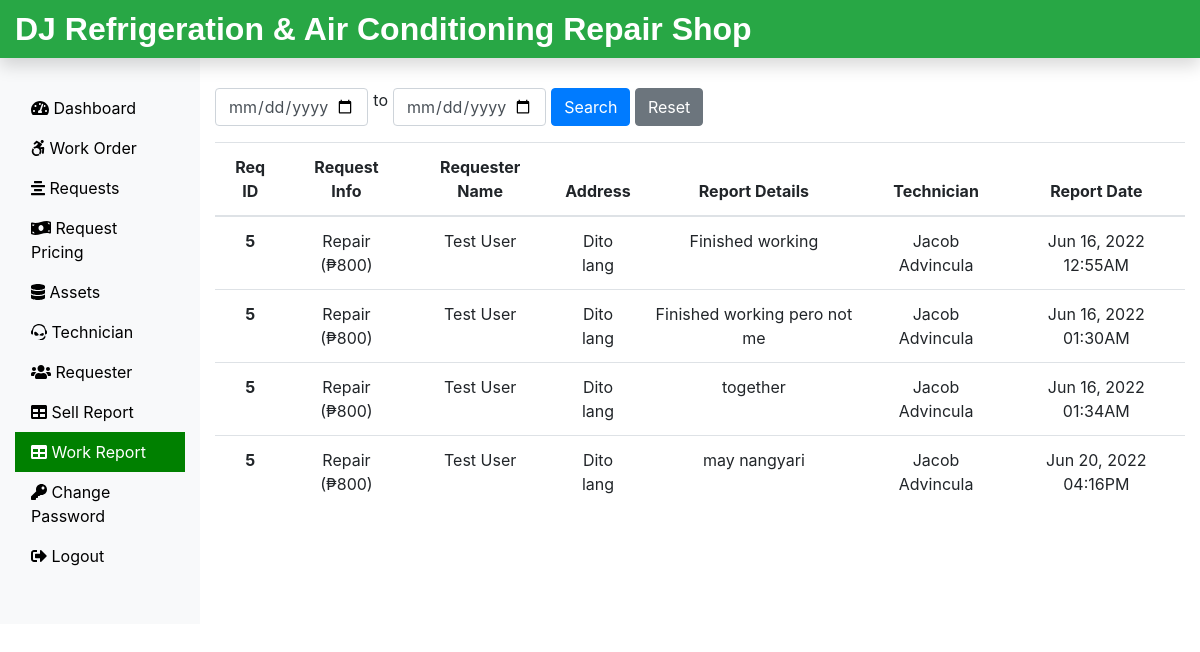
The app's page /sms-softeng1/Admin/workreport.php (signed in) with its own data.
### tables this page shows
CREATE TABLE IF NOT EXISTS `workreport_tb` (
  `report_id` int(11) NOT NULL AUTO_INCREMENT,
  `assignwork_id` int(11) NOT NULL DEFAULT 0,
  `report_details` text NOT NULL,
  `created_at` timestamp NOT NULL DEFAULT current_timestamp(),
  `technician_id` int(11) DEFAULT NULL,
  PRIMARY KEY (`report_id`) USING BTREE
);

CREATE TABLE IF NOT EXISTS `assignwork_tb` (
  `rno` int(11) NOT NULL AUTO_INCREMENT,
  `request_id` int(11) NOT NULL,
  `request_info` text NOT NULL,
  `request_desc` text NOT NULL,
  `request_quantity` int(11) DEFAULT NULL,
  `requester_name` varchar(60) NOT NULL,
  `requester_add1` text NOT NULL,
  `requester_add2` text NOT NULL,
  `requester_city` varchar(60) NOT NULL,
  `requester_state` varchar(60) NOT NULL,
  `requester_zip` int(11) NOT NULL,
  `requester_email` varchar(60) NOT NULL,
  `requester_mobile` bigint(11) NOT NULL,
  `assign_tech` varchar(60) NOT NULL,
  `assign_date` date NOT NULL,
  `requester_id` int(11) NOT NULL,
  PRIMARY KEY (`rno`)
);

CREATE TABLE IF NOT EXISTS `requestinfo_tb` (
  `ri_id` bigint(20) NOT NULL AUTO_INCREMENT,
  `ri_details` varchar(128) NOT NULL,
  `ri_price` double NOT NULL DEFAULT 0,
  PRIMARY KEY (`ri_id`)
);

### sms-softeng1/Admin/workreport.php (the view, shortened to what this page needs)
<?php
include('includes/header.php');
include('../dbConnection.php');
?>
<div class="col-sm-9 col-md-10 mt-5 text-center">
  <form action="" method="POST" class="d-print-none">
    <div class="form-row">
      <div class="form-group col-md-2">
        <input type="date" class="form-control" id="startdate" name="startdate">
      </div> <span> to </span>
      <div class="form-group col-md-2">
        <input type="date" class="form-control" id="enddate" name="enddate">
      </div>
      <div class="form-group">
        <input type="submit" class="btn btn-primary" name="searchsubmit" value="Search">
        <input type="submit" class="btn btn-secondary" name="searchreset" value="Reset">
      </div>
    </div>
  </form>
  <?php
  $sql = "
    SELECT *
    FROM workreport_tb
    LEFT JOIN assignwork_tb
    ON assignwork_tb.rno=workreport_tb.assignwork_id
    LEFT JOIN requestinfo_tb
    ON assignwork_tb.request_info=requestinfo_tb.ri_id
    ";
  $result = $conn->query($sql);
  if ($result->num_rows > 0) {
  ?>
  <table class="table">
    <thead>
      <tr>
        <th scope="col">Req ID</th>
        <th scope="col">Request Info</th>
        <th scope="col">Requester Name</th>
        <th scope="col">Address</th>
        <th scope="col">Report Details</th>
        <th scope="col">Technician</th>
        <th scope="col">Report Date</th>
      </tr>
    </thead>
    <tbody>
      <?php
      while ($row = $result->fetch_assoc()) {
      ?>
      <tr>
        <th scope="row">
          <?php echo $row["request_id"]?>
        </th>
        <td scope="row">
          <?php echo $row["ri_details"]?>
          <span>
            (₱<?php echo $row["ri_price"]?>)
          </span>
        </td>
        <td scope="row">
          <?php echo $row["requester_name"]?>
        </td>
        <td scope="row">
          <?php echo $row["requester_add1"]?>
        </td>
        <td scope="row">
          <?php echo $row["report_details"]?>
        </td>
        <td scope="row">
          <?php echo $row["assign_tech"]?>
        </td>
        <td scope="row">
          <?php echo DateTime::createFromFormat("Y-m-d H:i:s", $row["created_at"])->format('M d, Y h:iA')?>
        </td>
      </tr>
      <?php
      }
      ?>
    </tbody>
  </table>
  <?php
  } else {
  ?>
    <div class='alert alert-warning col-sm-6 ml-5 mt-2' role='alert'>
      No Records Found!
    </div>
  <?php } ?>
</div>
<?php
include('includes/footer.php');
?>

### sms-softeng1/Admin/includes/header.php (shortened to what this page needs)
<!DOCTYPE html>
<html lang="en">
<head>
 <link rel="stylesheet" href="../css/bootstrap.min.css">
 <link rel="stylesheet" href="../css/all.min.css">
 <link rel="stylesheet" href="../css/custom.css">
</head>
<body>
 <nav class="navbar navbar-dark fixed-top bg-success p-0 shadow">
  <a class="navbar-brand col-sm-3 col-md-2 mr-0" href="dashboard.php">DJ Refrigeration & Air Conditioning Repair Shop</a>
 </nav>
 <div class="container-fluid mb-5" style="margin-top:40px;">
  <div class="row">
   <nav class="col-sm-3 col-md-2 bg-light sidebar py-5 d-print-none">
    <div class="sidebar-sticky">
     <ul class="nav flex-column">
      <li class="nav-item">
       <a class="nav-link <?php if(PAGE == 'dashboard') { echo 'active'; } ?> " href="dashboard.php">
        <i class="fas fa-tachometer-alt"></i>
        Dashboard
       </a>
      </li>
      <li class="nav-item">
       <a class="nav-link <?php if(PAGE == 'work') { echo 'active'; } ?>" href="work.php">
        <i class="fab fa-accessible-icon"></i>
        Work Order
       </a>
      </li>
      <li class="nav-item">
       <a class="nav-link <?php if(PAGE == 'request') { echo 'active'; } ?>" href="request.php">
        <i class="fas fa-align-center"></i>
        Requests
       </a>
      </li>
      <li class="nav-item">
       <a class="nav-link <?php if(PAGE == 'requestpricing') { echo 'active'; } ?>" href="requestpricing.php">
        <i class="fas fa-money-bill-wave"></i>
        Request Pricing
       </a>
      </li>
      <li class="nav-item">
       <a class="nav-link <?php if(PAGE == 'assets') { echo 'active'; } ?>" href="assets.php">
        <i class="fas fa-database"></i>
        Assets
       </a>
      </li>
      <li class="nav-item">
       <a class="nav-link <?php if(PAGE == 'technician') { echo 'active'; } ?>" href="technician.php">
        <i class="fab fa-teamspeak"></i>
        Technician
       </a>
      </li>
      <li class="nav-item">
       <a class="nav-link <?php if(PAGE == 'requesters') { echo 'active'; } ?>" href="requester.php">
        <i class="fas fa-users"></i>
        Requester
       </a>
      </li>
      <li class="nav-item">
       <a class="nav-link <?php if(PAGE == 'sellreport') { echo 'active'; } ?>" href="soldproductreport.php">
        <i class="fas fa-table"></i>
        Sell Report
       </a>
      </li>
      <li class="nav-item">
       <a class="nav-link <?php if(PAGE == 'workreport') { echo 'active'; } ?>" href="workreport.php">
        <i class="fas fa-table"></i>
        Work Report
       </a>
      </li>
      <li class="nav-item">
       <a class="nav-link <?php if(PAGE == 'changepass') { echo 'active'; } ?>" href="changepass.php">
        <i class="fas fa-key"></i>
        Change Password
       </a>
      </li>
      <li class="nav-item">
       <a class="nav-link" href="../logout.php">
        <i class="fas fa-sign-out-alt"></i>
        Logout
       </a>
      </li>
     </ul>
    </div>
   </nav>

### sms-softeng1/Admin/includes/footer.php (shortened to what this page needs)
</body>
</html>

### sms-softeng1/css/custom.css (style rules this page uses)
.navbar-brand { font-family: 'Ubuntu', sans-serif; font-size: 2em; font-weight: bold; }
a { color: black; }
.active { color: white; background-color:green; }

### records on screen
workreport_tb: assignwork_tb.request_id "5", requestinfo_tb.ri_details "Repair", requestinfo_tb.ri_price "800", assignwork_tb.requester_name "Test User", assignwork_tb.requester_add1 "Dito lang", report_details "Finished working", assignwork_tb.assign_tech "Jacob Advincula", created_at "Jun 16, 2022 12:55AM"
workreport_tb: assignwork_tb.request_id "5", requestinfo_tb.ri_details "Repair", requestinfo_tb.ri_price "800", assignwork_tb.requester_name "Test User", assignwork_tb.requester_add1 "Dito lang", report_details "Finished working pero not me", assignwork_tb.assign_tech "Jacob Advincula", created_at "Jun 16, 2022 01:30AM"
workreport_tb: assignwork_tb.request_id "5", requestinfo_tb.ri_details "Repair", requestinfo_tb.ri_price "800", assignwork_tb.requester_name "Test User", assignwork_tb.requester_add1 "Dito lang", report_details "together", assignwork_tb.assign_tech "Jacob Advincula", created_at "Jun 16, 2022 01:34AM"
workreport_tb: assignwork_tb.request_id "5", requestinfo_tb.ri_details "Repair", requestinfo_tb.ri_price "800", assignwork_tb.requester_name "Test User", assignwork_tb.requester_add1 "Dito lang", report_details "may nangyari", assignwork_tb.assign_tech "Jacob Advincula", created_at "Jun 20, 2022 04:16PM"
